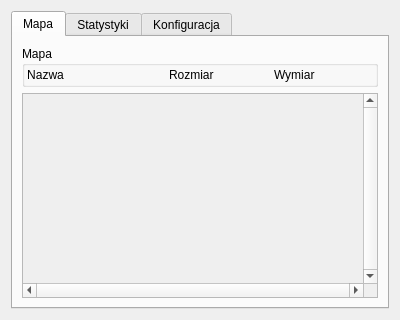
  <widget class="QWidget" name="centralWidget">
   <property name="sizePolicy">
    <sizepolicy hsizetype="Preferred" vsizetype="Preferred">
     <horstretch>1</horstretch>
     <verstretch>1</verstretch>
    </sizepolicy>
   </property>
   <property name="minimumSize">
    <size>
     <width>400</width>
     <height>320</height>
    </size>
   </property>
   <property name="sizeIncrement">
    <size>
     <width>1</width>
     <height>1</height>
    </size>
   </property>
   <property name="baseSize">
    <size>
     <width>0</width>
     <height>0</height>
    </size>
   </property>
   <property name="autoFillBackground">
    <bool>false</bool>
   </property>
   <layout class="QGridLayout" name="gridLayout_4">
    <item row="0" column="1">
     <widget class="QTabWidget" name="tabWidget">
      <property name="sizePolicy">
       <sizepolicy hsizetype="Expanding" vsizetype="Expanding">
        <horstretch>1</horstretch>
        <verstretch>1</verstretch>
       </sizepolicy>
      </property>
      <property name="sizeIncrement">
       <size>
        <width>1</width>
        <height>1</height>
       </size>
      </property>
      <property name="tabPosition">
       <enum>QTabWidget::North</enum>
      </property>
      <property name="tabShape">
       <enum>QTabWidget::Rounded</enum>
      </property>
      <property name="currentIndex">
       <number>0</number>
      </property>
      <property name="documentMode">
       <bool>false</bool>
      </property>
      <widget class="QWidget" name="tab">
       <attribute name="title">
        <string>Mapa</string>
       </attribute>
       <layout class="QGridLayout" name="gridLayout_6">
        <item row="1" column="1">
         <widget class="QScrollArea" name="scrollArea">
          <property name="sizePolicy">
           <sizepolicy hsizetype="Expanding" vsizetype="Expanding">
            <horstretch>0</horstretch>
            <verstretch>0</verstretch>
           </sizepolicy>
          </property>
          <property name="sizeIncrement">
           <size>
            <width>1</width>
            <height>1</height>
           </size>
          </property>
          <property name="verticalScrollBarPolicy">
           <enum>Qt::ScrollBarAlwaysOn</enum>
          </property>
          <property name="horizontalScrollBarPolicy">
           <enum>Qt::ScrollBarAlwaysOn</enum>
          </property>
          <property name="widgetResizable">
           <bool>true</bool>
          </property>
          <property name="alignment">
           <set>Qt::AlignLeading|Qt::AlignLeft|Qt::AlignTop</set>
          </property>
          <widget class="QWidget" name="scrollAreaWidgetContents">
           <property name="geometry">
            <rect>
             <x>0</x>
             <y>0</y>
             <width>341</width>
             <height>409</height>
            </rect>
           </property>
           <layout class="QGridLayout" name="gridLayout_3"/>
          </widget>
         </widget>
        </item>
        <item row="0" column="1">
         <widget class="QGroupBox" name="groupBox_7">
          <property name="enabled">
           <bool>true</bool>
          </property>
          <property name="sizePolicy">
           <sizepolicy hsizetype="Expanding" vsizetype="Preferred">
            <horstretch>0</horstretch>
            <verstretch>0</verstretch>
           </sizepolicy>
          </property>
          <property name="title">
           <string>Mapa</string>
          </property>
          <layout class="QGridLayout" name="gridLayout_10">
           <property name="leftMargin">
            <number>2</number>
           </property>
           <property name="topMargin">
            <number>2</number>
           </property>
           <property name="rightMargin">
            <number>2</number>
           </property>
           <property name="bottomMargin">
            <number>2</number>
           </property>
           <item row="0" column="3">
            <widget class="QLabel" name="label_15">
             <property name="text">
              <string>Rozmiar</string>
             </property>
            </widget>
           </item>
           <item row="0" column="0">
            <widget class="QLabel" name="label_13">
             <property name="sizePolicy">
              <sizepolicy hsizetype="Fixed" vsizetype="Preferred">
               <horstretch>0</horstretch>
               <verstretch>0</verstretch>
              </sizepolicy>
             </property>
             <property name="text">
              <string>Nazwa</string>
             </property>
             <property name="alignment">
              <set>Qt::AlignCenter</set>
             </property>
            </widget>
           </item>
           <item row="0" column="5">
            <widget class="QLabel" name="label_26">
             <property name="sizePolicy">
              <sizepolicy hsizetype="Preferred" vsizetype="Preferred">
               <horstretch>0</horstretch>
               <verstretch>0</verstretch>
              </sizepolicy>
             </property>
             <property name="text">
              <string>Wymiar</string>
             </property>
            </widget>
           </item>
           <item row="0" column="1" colspan="2">
            <widget class="QLabel" name="lMapName">
             <property name="sizePolicy">
              <sizepolicy hsizetype="Expanding" vsizetype="Fixed">
               <horstretch>0</horstretch>
               <verstretch>0</verstretch>
              </sizepolicy>
             </property>
             <property name="text">
              <string/>
             </property>
             <property name="wordWrap">
              <bool>true</bool>
             </property>
            </widget>
           </item>
           <item row="0" column="4">
            <widget class="QLabel" name="lMapWeight">
             <property name="sizePolicy">
              <sizepolicy hsizetype="Preferred" vsizetype="Preferred">
               <horstretch>0</horstretch>
               <verstretch>0</verstretch>
              </sizepolicy>
             </property>
             <property name="text">
              <string/>
             </property>
            </widget>
           </item>
           <item row="0" column="6">
            <widget class="QLabel" name="lMapSize">
             <property name="sizePolicy">
              <sizepolicy hsizetype="Preferred" vsizetype="Preferred">
               <horstretch>0</horstretch>
               <verstretch>0</verstretch>
              </sizepolicy>
             </property>
             <property name="text">
              <string/>
             </property>
            </widget>
           </item>
          </layout>
         </widget>
        </item>
       </layout>
      </widget>
      <widget class="QWidget" name="tab_2">
       <attribute name="title">
        <string>Statystyki</string>
       </attribute>
      </widget>
      <widget class="QWidget" name="tab_3">
       <attribute name="title">
        <string>Konfiguracja</string>
       </attribute>
      </widget>
     </widget>
    </item>
   </layout>
  </widget>
